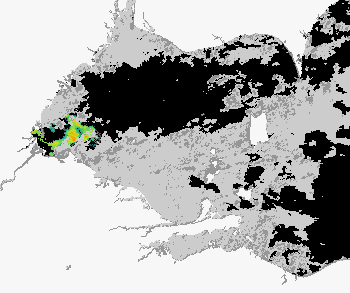
#> input picture data/rawTif/0703.tif, 350 x 293 px; its folder holds only this picture in this run
$ python heatMap.py
#> lines starting #> are read from the running program, lines starting #| are printed output that depends on the picture; after the words box and inside, x2 and y2 are one past the last pixel; in counts of white or black regions, pixels touching at a corner belong together
import numpy as np
import seaborn as sns
import glob
import cv2 as cv
import matplotlib.pyplot as plt

path_list = glob.glob('../data/rawTif/*.tif')
img_list = map(cv.imread, path_list)

bloom_count = np.zeros((293, 350))
for img in img_list:
    try:
        img_hsv = cv.cvtColor(img, cv.COLOR_RGB2HSV)

        lower_bloom = np.array([0, 0, 0])
        upper_bloom = np.array([0, 0, 255])

        mask_bloom = cv.inRange(img_hsv, lower_bloom, upper_bloom)
        bloom_count[mask_bloom == 0] += 1
    except Exception as e:
        pass
#> this loop made 1 pass
#> pass 1, `mask_bloom = cv.inRange(img_hsv, lower_bloom, upper_bloom)`:
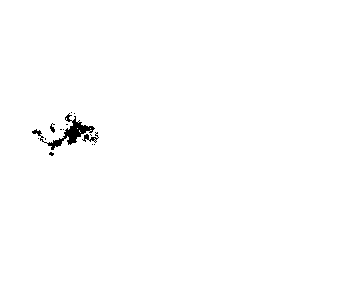
#> mask_bloom: shape (293, 350); 99.4% white; 14 black regions (11 under 20 px), largest, box (x1, y1, x2, y2) and area: (32, 113, 95, 150) 526, (82, 132, 99, 143) 66, (50, 123, 55, 133) 27
heatmap = sns.heatmap(bloom_count)
heatmap.set_title('times of bloom occurred')
plt.show()
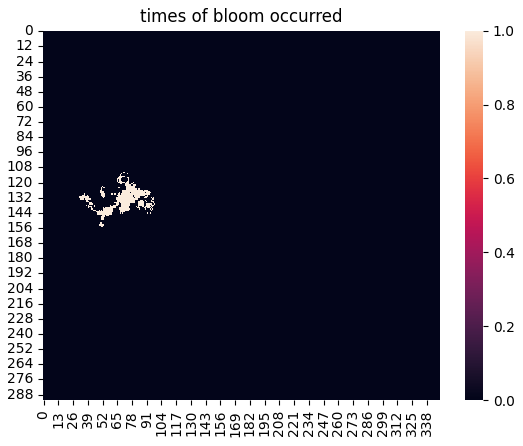
#> figure drawn by matplotlib, 2 panels
figure = heatmap.get_figure()
figure.savefig('../data/times_heatmap.jpg')

$ run again, on data/rawTif/0704.tif
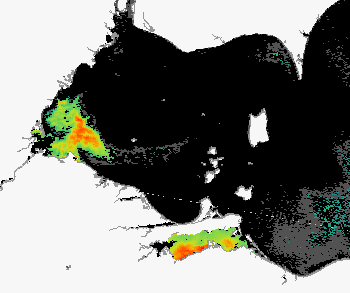
#> input picture data/rawTif/0704.tif, 350 x 293 px
#> the loop `for img in img_list:` made 1 pass
#> pass 1, `mask_bloom = cv.inRange(img_hsv, lower_bloom, upper_bloom)`:
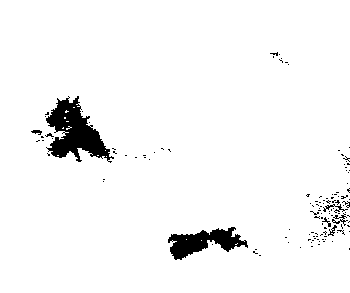
#> mask_bloom: shape (293, 350); 96% white; 124 black regions (116 under 20 px), largest, box (x1, y1, x2, y2) and area: (46, 96, 114, 163) 2164, (168, 227, 248, 260) 1279, (323, 204, 348, 213) 68
#> `plt.show()`:
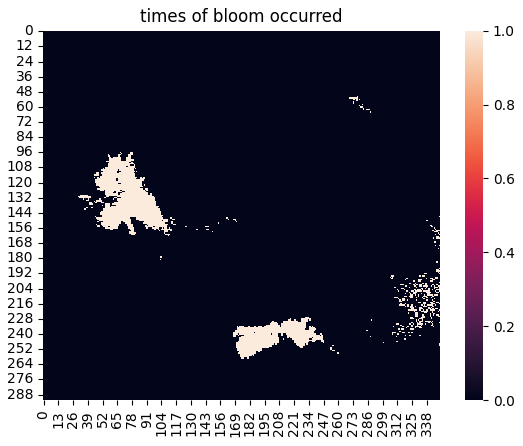
#> figure drawn by matplotlib, 2 panels
